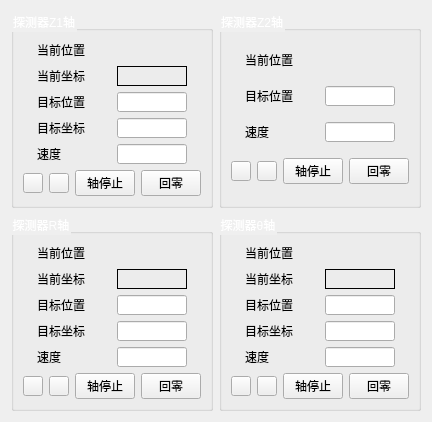
   <widget class="QWidget" name="tab_3">
    <attribute name="title">
     <string>探测器</string>
    </attribute>
    <layout class="QGridLayout" name="gridLayout_6">
     <item row="1" column="0">
      <widget class="QGroupBox" name="groupBox_6">
       <property name="styleSheet">
        <string notr="true">QGroupBox::title{
 color: rgb(255, 255, 255);
}</string>
       </property>
       <property name="title">
        <string>探测器R轴</string>
       </property>
       <layout class="QGridLayout" name="gridLayout_7">
        <item row="2" column="0" colspan="4">
         <layout class="QHBoxLayout" name="horizontalLayout_30">
          <item>
           <widget class="QLabel" name="lb_pos4_13">
            <property name="minimumSize">
             <size>
              <width>60</width>
              <height>0</height>
             </size>
            </property>
            <property name="maximumSize">
             <size>
              <width>60</width>
              <height>16777215</height>
             </size>
            </property>
            <property name="text">
             <string>目标位置</string>
            </property>
           </widget>
          </item>
          <item>
           <widget class="QLineEdit" name="edit_pos1">
            <property name="minimumSize">
             <size>
              <width>70</width>
              <height>20</height>
             </size>
            </property>
            <property name="maximumSize">
             <size>
              <width>70</width>
              <height>20</height>
             </size>
            </property>
           </widget>
          </item>
         </layout>
        </item>
        <item row="0" column="0" colspan="4">
         <layout class="QHBoxLayout" name="horizontalLayout_29">
          <item>
           <widget class="QLabel" name="lb_axisNo4_9">
            <property name="minimumSize">
             <size>
              <width>60</width>
              <height>0</height>
             </size>
            </property>
            <property name="maximumSize">
             <size>
              <width>60</width>
              <height>16777215</height>
             </size>
            </property>
            <property name="text">
             <string>当前位置</string>
            </property>
           </widget>
          </item>
          <item>
           <widget class="QLabel" name="label">
            <property name="minimumSize">
             <size>
              <width>70</width>
              <height>20</height>
             </size>
            </property>
            <property name="maximumSize">
             <size>
              <width>70</width>
              <height>20</height>
             </size>
            </property>
            <property name="text">
             <string/>
            </property>
           </widget>
          </item>
         </layout>
        </item>
        <item row="5" column="3">
         <widget class="QPushButton" name="home1">
          <property name="minimumSize">
           <size>
            <width>60</width>
            <height>0</height>
           </size>
          </property>
          <property name="maximumSize">
           <size>
            <width>60</width>
            <height>16777215</height>
           </size>
          </property>
          <property name="text">
           <string>回零</string>
          </property>
         </widget>
        </item>
        <item row="5" column="0">
         <widget class="QPushButton" name="btn_left1">
          <property name="minimumSize">
           <size>
            <width>20</width>
            <height>20</height>
           </size>
          </property>
          <property name="maximumSize">
           <size>
            <width>20</width>
            <height>20</height>
           </size>
          </property>
          <property name="text">
           <string/>
          </property>
          <property name="icon">
           <iconset resource="../../Img.qrc">
            <normaloff>:/Resources/img/left.png</normaloff>:/Resources/img/left.png</iconset>
          </property>
         </widget>
        </item>
        <item row="5" column="2">
         <widget class="QPushButton" name="btn_stop1">
          <property name="minimumSize">
           <size>
            <width>60</width>
            <height>0</height>
           </size>
          </property>
          <property name="maximumSize">
           <size>
            <width>60</width>
            <height>16777215</height>
           </size>
          </property>
          <property name="text">
           <string>轴停止</string>
          </property>
         </widget>
        </item>
        <item row="1" column="0" colspan="4">
         <layout class="QHBoxLayout" name="horizontalLayout_72">
          <item>
           <widget class="QLabel" name="lb_axisNo4_34">
            <property name="minimumSize">
             <size>
              <width>60</width>
              <height>0</height>
             </size>
            </property>
            <property name="maximumSize">
             <size>
              <width>60</width>
              <height>16777215</height>
             </size>
            </property>
            <property name="text">
             <string>当前坐标</string>
            </property>
           </widget>
          </item>
          <item>
           <widget class="QLabel" name="label_coord_pos_1">
            <property name="minimumSize">
             <size>
              <width>70</width>
              <height>20</height>
             </size>
            </property>
            <property name="maximumSize">
             <size>
              <width>70</width>
              <height>20</height>
             </size>
            </property>
            <property name="frameShape">
             <enum>QFrame::Box</enum>
            </property>
            <property name="text">
             <string/>
            </property>
           </widget>
          </item>
         </layout>
        </item>
        <item row="5" column="1">
         <widget class="QPushButton" name="btn_right1">
          <property name="minimumSize">
           <size>
            <width>20</width>
            <height>20</height>
           </size>
          </property>
          <property name="maximumSize">
           <size>
            <width>20</width>
            <height>20</height>
           </size>
          </property>
          <property name="text">
           <string/>
          </property>
          <property name="icon">
           <iconset resource="../../Img.qrc">
            <normaloff>:/Resources/img/right.png</normaloff>:/Resources/img/right.png</iconset>
          </property>
         </widget>
        </item>
        <item row="4" column="0" colspan="4">
         <layout class="QHBoxLayout" name="horizontalLayout_31">
          <item>
           <widget class="QLabel" name="lb_pos4_14">
            <property name="minimumSize">
             <size>
              <width>60</width>
              <height>0</height>
             </size>
            </property>
            <property name="maximumSize">
             <size>
              <width>60</width>
              <height>16777215</height>
             </size>
            </property>
            <property name="text">
             <string>速度</string>
            </property>
           </widget>
          </item>
          <item>
           <widget class="QLineEdit" name="speed1">
            <property name="minimumSize">
             <size>
              <width>70</width>
              <height>20</height>
             </size>
            </property>
            <property name="maximumSize">
             <size>
              <width>70</width>
              <height>20</height>
             </size>
            </property>
            <property name="text">
             <string/>
            </property>
           </widget>
          </item>
         </layout>
        </item>
        <item row="3" column="0" colspan="4">
         <layout class="QHBoxLayout" name="horizontalLayout_73">
          <item>
           <widget class="QLabel" name="lb_pos4_32">
            <property name="minimumSize">
             <size>
              <width>60</width>
              <height>0</height>
             </size>
            </property>
            <property name="maximumSize">
             <size>
              <width>60</width>
              <height>16777215</height>
             </size>
            </property>
            <property name="text">
             <string>目标坐标</string>
            </property>
           </widget>
          </item>
          <item>
           <widget class="QLineEdit" name="edit_target_coord_1">
            <property name="minimumSize">
             <size>
              <width>70</width>
              <height>20</height>
             </size>
            </property>
            <property name="maximumSize">
             <size>
              <width>70</width>
              <height>20</height>
             </size>
            </property>
           </widget>
          </item>
         </layout>
        </item>
       </layout>
      </widget>
     </item>
     <item row="1" column="1">
      <widget class="QGroupBox" name="groupBox_13">
       <property name="styleSheet">
        <string notr="true">QGroupBox::title{
 color: rgb(255, 255, 255);
}</string>
       </property>
       <property name="title">
        <string>探测器θ轴</string>
       </property>
       <layout class="QGridLayout" name="gridLayout_8">
        <item row="5" column="2">
         <widget class="QPushButton" name="btn_stop14">
          <property name="minimumSize">
           <size>
            <width>60</width>
            <height>0</height>
           </size>
          </property>
          <property name="maximumSize">
           <size>
            <width>60</width>
            <height>16777215</height>
           </size>
          </property>
          <property name="text">
           <string>轴停止</string>
          </property>
         </widget>
        </item>
        <item row="5" column="1">
         <widget class="QPushButton" name="btn_right14">
          <property name="minimumSize">
           <size>
            <width>20</width>
            <height>20</height>
           </size>
          </property>
          <property name="maximumSize">
           <size>
            <width>20</width>
            <height>20</height>
           </size>
          </property>
          <property name="text">
           <string/>
          </property>
          <property name="icon">
           <iconset resource="../../Img.qrc">
            <normaloff>:/Resources/img/right.png</normaloff>:/Resources/img/right.png</iconset>
          </property>
         </widget>
        </item>
        <item row="5" column="3">
         <widget class="QPushButton" name="home14">
          <property name="minimumSize">
           <size>
            <width>60</width>
            <height>0</height>
           </size>
          </property>
          <property name="maximumSize">
           <size>
            <width>60</width>
            <height>16777215</height>
           </size>
          </property>
          <property name="text">
           <string>回零</string>
          </property>
         </widget>
        </item>
        <item row="1" column="0" colspan="4">
         <layout class="QHBoxLayout" name="horizontalLayout_74">
          <item>
           <widget class="QLabel" name="lb_axisNo4_35">
            <property name="minimumSize">
             <size>
              <width>60</width>
              <height>0</height>
             </size>
            </property>
            <property name="maximumSize">
             <size>
              <width>60</width>
              <height>16777215</height>
             </size>
            </property>
            <property name="text">
             <string>当前坐标</string>
            </property>
           </widget>
          </item>
          <item>
           <widget class="QLabel" name="label_coord_pos_14">
            <property name="minimumSize">
             <size>
              <width>70</width>
              <height>20</height>
             </size>
            </property>
            <property name="maximumSize">
             <size>
              <width>70</width>
              <height>20</height>
             </size>
            </property>
            <property name="frameShape">
             <enum>QFrame::Box</enum>
            </property>
            <property name="text">
             <string/>
            </property>
           </widget>
          </item>
         </layout>
        </item>
        <item row="0" column="0" colspan="4">
         <layout class="QHBoxLayout" name="horizontalLayout_50">
          <item>
           <widget class="QLabel" name="lb_axisNo4_16">
            <property name="minimumSize">
             <size>
              <width>60</width>
              <height>0</height>
             </size>
            </property>
            <property name="maximumSize">
             <size>
              <width>60</width>
              <height>16777215</height>
             </size>
            </property>
            <property name="text">
             <string>当前位置</string>
            </property>
           </widget>
          </item>
          <item>
           <widget class="QLabel" name="label_14">
            <property name="minimumSize">
             <size>
              <width>70</width>
              <height>20</height>
             </size>
            </property>
            <property name="maximumSize">
             <size>
              <width>70</width>
              <height>20</height>
             </size>
            </property>
            <property name="text">
             <string/>
            </property>
           </widget>
          </item>
         </layout>
        </item>
        <item row="5" column="0">
         <widget class="QPushButton" name="btn_left14">
          <property name="minimumSize">
           <size>
            <width>20</width>
            <height>20</height>
           </size>
          </property>
          <property name="maximumSize">
           <size>
            <width>20</width>
            <height>20</height>
           </size>
          </property>
          <property name="text">
           <string/>
          </property>
          <property name="icon">
           <iconset resource="../../Img.qrc">
            <normaloff>:/Resources/img/left.png</normaloff>:/Resources/img/left.png</iconset>
          </property>
         </widget>
        </item>
        <item row="4" column="0" colspan="4">
         <layout class="QHBoxLayout" name="horizontalLayout_52">
          <item>
           <widget class="QLabel" name="lb_pos4_28">
            <property name="minimumSize">
             <size>
              <width>60</width>
              <height>0</height>
             </size>
            </property>
            <property name="maximumSize">
             <size>
              <width>60</width>
              <height>16777215</height>
             </size>
            </property>
            <property name="text">
             <string>速度</string>
            </property>
           </widget>
          </item>
          <item>
           <widget class="QLineEdit" name="speed14">
            <property name="minimumSize">
             <size>
              <width>70</width>
              <height>20</height>
             </size>
            </property>
            <property name="maximumSize">
             <size>
              <width>70</width>
              <height>20</height>
             </size>
            </property>
            <property name="text">
             <string/>
            </property>
           </widget>
          </item>
         </layout>
        </item>
        <item row="2" column="0" colspan="4">
         <layout class="QHBoxLayout" name="horizontalLayout_51">
          <item>
           <widget class="QLabel" name="lb_pos4_27">
            <property name="minimumSize">
             <size>
              <width>60</width>
              <height>0</height>
             </size>
            </property>
            <property name="maximumSize">
             <size>
              <width>60</width>
              <height>16777215</height>
             </size>
            </property>
            <property name="text">
             <string>目标位置</string>
            </property>
           </widget>
          </item>
          <item>
           <widget class="QLineEdit" name="edit_pos14">
            <property name="minimumSize">
             <size>
              <width>70</width>
              <height>20</height>
             </size>
            </property>
            <property name="maximumSize">
             <size>
              <width>70</width>
              <height>20</height>
             </size>
            </property>
           </widget>
          </item>
         </layout>
        </item>
        <item row="3" column="0" colspan="4">
         <layout class="QHBoxLayout" name="horizontalLayout_75">
          <item>
           <widget class="QLabel" name="lb_pos4_33">
            <property name="minimumSize">
             <size>
              <width>60</width>
              <height>0</height>
             </size>
            </property>
            <property name="maximumSize">
             <size>
              <width>60</width>
              <height>16777215</height>
             </size>
            </property>
            <property name="text">
             <string>目标坐标</string>
            </property>
           </widget>
          </item>
          <item>
           <widget class="QLineEdit" name="edit_target_coord_14">
            <property name="minimumSize">
             <size>
              <width>70</width>
              <height>20</height>
             </size>
            </property>
            <property name="maximumSize">
             <size>
              <width>70</width>
              <height>20</height>
             </size>
            </property>
           </widget>
          </item>
         </layout>
        </item>
       </layout>
      </widget>
     </item>
     <item row="0" column="1">
      <widget class="QGroupBox" name="groupBox_14">
       <property name="styleSheet">
        <string notr="true">QGroupBox::title{
 color: rgb(255, 255, 255);
}</string>
       </property>
       <property name="title">
        <string>探测器Z2轴</string>
       </property>
       <layout class="QGridLayout" name="gridLayout_18">
        <item row="0" column="0" colspan="4">
         <layout class="QHBoxLayout" name="horizontalLayout_53">
          <item>
           <widget class="QLabel" name="lb_axisNo4_17">
            <property name="minimumSize">
             <size>
              <width>60</width>
              <height>0</height>
             </size>
            </property>
            <property name="maximumSize">
             <size>
              <width>60</width>
              <height>16777215</height>
             </size>
            </property>
            <property name="text">
             <string>当前位置</string>
            </property>
           </widget>
          </item>
          <item>
           <widget class="QLabel" name="label_6">
            <property name="minimumSize">
             <size>
              <width>70</width>
              <height>20</height>
             </size>
            </property>
            <property name="maximumSize">
             <size>
              <width>70</width>
              <height>20</height>
             </size>
            </property>
            <property name="text">
             <string/>
            </property>
           </widget>
          </item>
         </layout>
        </item>
        <item row="1" column="0" colspan="4">
         <layout class="QHBoxLayout" name="horizontalLayout_54">
          <item>
           <widget class="QLabel" name="lb_pos4_29">
            <property name="minimumSize">
             <size>
              <width>60</width>
              <height>0</height>
             </size>
            </property>
            <property name="maximumSize">
             <size>
              <width>60</width>
              <height>16777215</height>
             </size>
            </property>
            <property name="text">
             <string>目标位置</string>
            </property>
           </widget>
          </item>
          <item>
           <widget class="QLineEdit" name="edit_pos6">
            <property name="minimumSize">
             <size>
              <width>70</width>
              <height>20</height>
             </size>
            </property>
            <property name="maximumSize">
             <size>
              <width>70</width>
              <height>20</height>
             </size>
            </property>
           </widget>
          </item>
         </layout>
        </item>
        <item row="2" column="0" colspan="4">
         <layout class="QHBoxLayout" name="horizontalLayout_55">
          <item>
           <widget class="QLabel" name="lb_pos4_30">
            <property name="minimumSize">
             <size>
              <width>60</width>
              <height>0</height>
             </size>
            </property>
            <property name="maximumSize">
             <size>
              <width>60</width>
              <height>16777215</height>
             </size>
            </property>
            <property name="text">
             <string>速度</string>
            </property>
           </widget>
          </item>
          <item>
           <widget class="QLineEdit" name="speed6">
            <property name="minimumSize">
             <size>
              <width>70</width>
              <height>20</height>
             </size>
            </property>
            <property name="maximumSize">
             <size>
              <width>70</width>
              <height>20</height>
             </size>
            </property>
            <property name="text">
             <string/>
            </property>
           </widget>
          </item>
         </layout>
        </item>
        <item row="3" column="0">
         <widget class="QPushButton" name="btn_left6">
          <property name="minimumSize">
           <size>
            <width>20</width>
            <height>20</height>
           </size>
          </property>
          <property name="maximumSize">
           <size>
            <width>20</width>
            <height>20</height>
           </size>
          </property>
          <property name="text">
           <string/>
          </property>
          <property name="icon">
           <iconset resource="../../Img.qrc">
            <normaloff>:/Resources/img/left.png</normaloff>:/Resources/img/left.png</iconset>
          </property>
         </widget>
        </item>
        <item row="3" column="1">
         <widget class="QPushButton" name="btn_right6">
          <property name="minimumSize">
           <size>
            <width>20</width>
            <height>20</height>
           </size>
          </property>
          <property name="maximumSize">
           <size>
            <width>20</width>
            <height>20</height>
           </size>
          </property>
          <property name="text">
           <string/>
          </property>
          <property name="icon">
           <iconset resource="../../Img.qrc">
            <normaloff>:/Resources/img/right.png</normaloff>:/Resources/img/right.png</iconset>
          </property>
         </widget>
        </item>
        <item row="3" column="2">
         <widget class="QPushButton" name="btn_stop6">
          <property name="minimumSize">
           <size>
            <width>60</width>
            <height>0</height>
           </size>
          </property>
          <property name="maximumSize">
           <size>
            <width>60</width>
            <height>16777215</height>
           </size>
          </property>
          <property name="text">
           <string>轴停止</string>
          </property>
         </widget>
        </item>
        <item row="3" column="3">
         <widget class="QPushButton" name="home6">
          <property name="minimumSize">
           <size>
            <width>60</width>
            <height>0</height>
           </size>
          </property>
          <property name="maximumSize">
           <size>
            <width>60</width>
            <height>16777215</height>
           </size>
          </property>
          <property name="text">
           <string>回零</string>
          </property>
         </widget>
        </item>
       </layout>
      </widget>
     </item>
     <item row="0" column="0">
      <widget class="QGroupBox" name="groupBox_4">
       <property name="styleSheet">
        <string notr="true">QGroupBox::title{
 color: rgb(255, 255, 255);
}</string>
       </property>
       <property name="title">
        <string>探测器Z1轴</string>
       </property>
       <layout class="QGridLayout" name="gridLayout_5">
        <item row="1" column="0" colspan="4">
         <layout class="QHBoxLayout" name="horizontalLayout_70">
          <item>
           <widget class="QLabel" name="lb_axisNo4_33">
            <property name="minimumSize">
             <size>
              <width>60</width>
              <height>0</height>
             </size>
            </property>
            <property name="maximumSize">
             <size>
              <width>60</width>
              <height>16777215</height>
             </size>
            </property>
            <property name="text">
             <string>当前坐标</string>
            </property>
           </widget>
          </item>
          <item>
           <widget class="QLabel" name="label_coord_pos_4">
            <property name="minimumSize">
             <size>
              <width>70</width>
              <height>20</height>
             </size>
            </property>
            <property name="maximumSize">
             <size>
              <width>70</width>
              <height>20</height>
             </size>
            </property>
            <property name="frameShape">
             <enum>QFrame::Box</enum>
            </property>
            <property name="text">
             <string/>
            </property>
           </widget>
          </item>
         </layout>
        </item>
        <item row="5" column="2">
         <widget class="QPushButton" name="btn_stop4">
          <property name="minimumSize">
           <size>
            <width>60</width>
            <height>0</height>
           </size>
          </property>
          <property name="maximumSize">
           <size>
            <width>60</width>
            <height>16777215</height>
           </size>
          </property>
          <property name="text">
           <string>轴停止</string>
          </property>
         </widget>
        </item>
        <item row="5" column="3">
         <widget class="QPushButton" name="btn_home4">
          <property name="minimumSize">
           <size>
            <width>60</width>
            <height>0</height>
           </size>
          </property>
          <property name="maximumSize">
           <size>
            <width>60</width>
            <height>16777215</height>
           </size>
          </property>
          <property name="text">
           <string>回零</string>
          </property>
         </widget>
        </item>
        <item row="5" column="1">
         <widget class="QPushButton" name="btn_right4">
          <property name="minimumSize">
           <size>
            <width>20</width>
            <height>20</height>
           </size>
          </property>
          <property name="maximumSize">
           <size>
            <width>20</width>
            <height>20</height>
           </size>
          </property>
          <property name="text">
           <string/>
          </property>
          <property name="icon">
           <iconset resource="../../Img.qrc">
            <normaloff>:/Resources/img/right.png</normaloff>:/Resources/img/right.png</iconset>
          </property>
         </widget>
        </item>
        <item row="4" column="0" colspan="4">
         <layout class="QHBoxLayout" name="horizontalLayout_25">
          <item>
           <widget class="QLabel" name="lb_pos4_10">
            <property name="minimumSize">
             <size>
              <width>60</width>
              <height>0</height>
             </size>
            </property>
            <property name="maximumSize">
             <size>
              <width>60</width>
              <height>16777215</height>
             </size>
            </property>
            <property name="text">
             <string>速度</string>
            </property>
           </widget>
          </item>
          <item>
           <widget class="QLineEdit" name="speed4">
            <property name="minimumSize">
             <size>
              <width>70</width>
              <height>20</height>
             </size>
            </property>
            <property name="maximumSize">
             <size>
              <width>70</width>
              <height>20</height>
             </size>
            </property>
            <property name="text">
             <string/>
            </property>
           </widget>
          </item>
         </layout>
        </item>
        <item row="2" column="0" colspan="4">
         <layout class="QHBoxLayout" name="horizontalLayout_24">
          <item>
           <widget class="QLabel" name="lb_pos4_9">
            <property name="minimumSize">
             <size>
              <width>60</width>
              <height>0</height>
             </size>
            </property>
            <property name="maximumSize">
             <size>
              <width>60</width>
              <height>16777215</height>
             </size>
            </property>
            <property name="text">
             <string>目标位置</string>
            </property>
           </widget>
          </item>
          <item>
           <widget class="QLineEdit" name="edit_pos4">
            <property name="minimumSize">
             <size>
              <width>70</width>
              <height>20</height>
             </size>
            </property>
            <property name="maximumSize">
             <size>
              <width>70</width>
              <height>20</height>
             </size>
            </property>
           </widget>
          </item>
         </layout>
        </item>
        <item row="0" column="0" colspan="4">
         <layout class="QHBoxLayout" name="horizontalLayout_23">
          <item>
           <widget class="QLabel" name="lb_axisNo4_7">
            <property name="minimumSize">
             <size>
              <width>60</width>
              <height>0</height>
             </size>
            </property>
            <property name="maximumSize">
             <size>
              <width>60</width>
              <height>16777215</height>
             </size>
            </property>
            <property name="text">
             <string>当前位置</string>
            </property>
           </widget>
          </item>
          <item>
           <widget class="QLabel" name="label_4">
            <property name="minimumSize">
             <size>
              <width>70</width>
              <height>20</height>
             </size>
            </property>
            <property name="maximumSize">
             <size>
              <width>70</width>
              <height>20</height>
             </size>
            </property>
            <property name="text">
             <string/>
            </property>
           </widget>
          </item>
         </layout>
        </item>
        <item row="5" column="0">
         <widget class="QPushButton" name="btn_left4">
          <property name="minimumSize">
           <size>
            <width>20</width>
            <height>20</height>
           </size>
          </property>
          <property name="maximumSize">
           <size>
            <width>20</width>
            <height>20</height>
           </size>
          </property>
          <property name="text">
           <string/>
          </property>
          <property name="icon">
           <iconset resource="../../Img.qrc">
            <normaloff>:/Resources/img/left.png</normaloff>:/Resources/img/left.png</iconset>
          </property>
         </widget>
        </item>
        <item row="3" column="0" colspan="4">
         <layout class="QHBoxLayout" name="horizontalLayout_71">
          <item>
           <widget class="QLabel" name="lb_pos4_11">
            <property name="minimumSize">
             <size>
              <width>60</width>
              <height>0</height>
             </size>
            </property>
            <property name="maximumSize">
             <size>
              <width>60</width>
              <height>16777215</height>
             </size>
            </property>
            <property name="text">
             <string>目标坐标</string>
            </property>
           </widget>
          </item>
          <item>
           <widget class="QLineEdit" name="edit_target_coord_4">
            <property name="minimumSize">
             <size>
              <width>70</width>
              <height>20</height>
             </size>
            </property>
            <property name="maximumSize">
             <size>
              <width>70</width>
              <height>20</height>
             </size>
            </property>
           </widget>
          </item>
         </layout>
        </item>
       </layout>
      </widget>
     </item>
    </layout>
   </widget>
